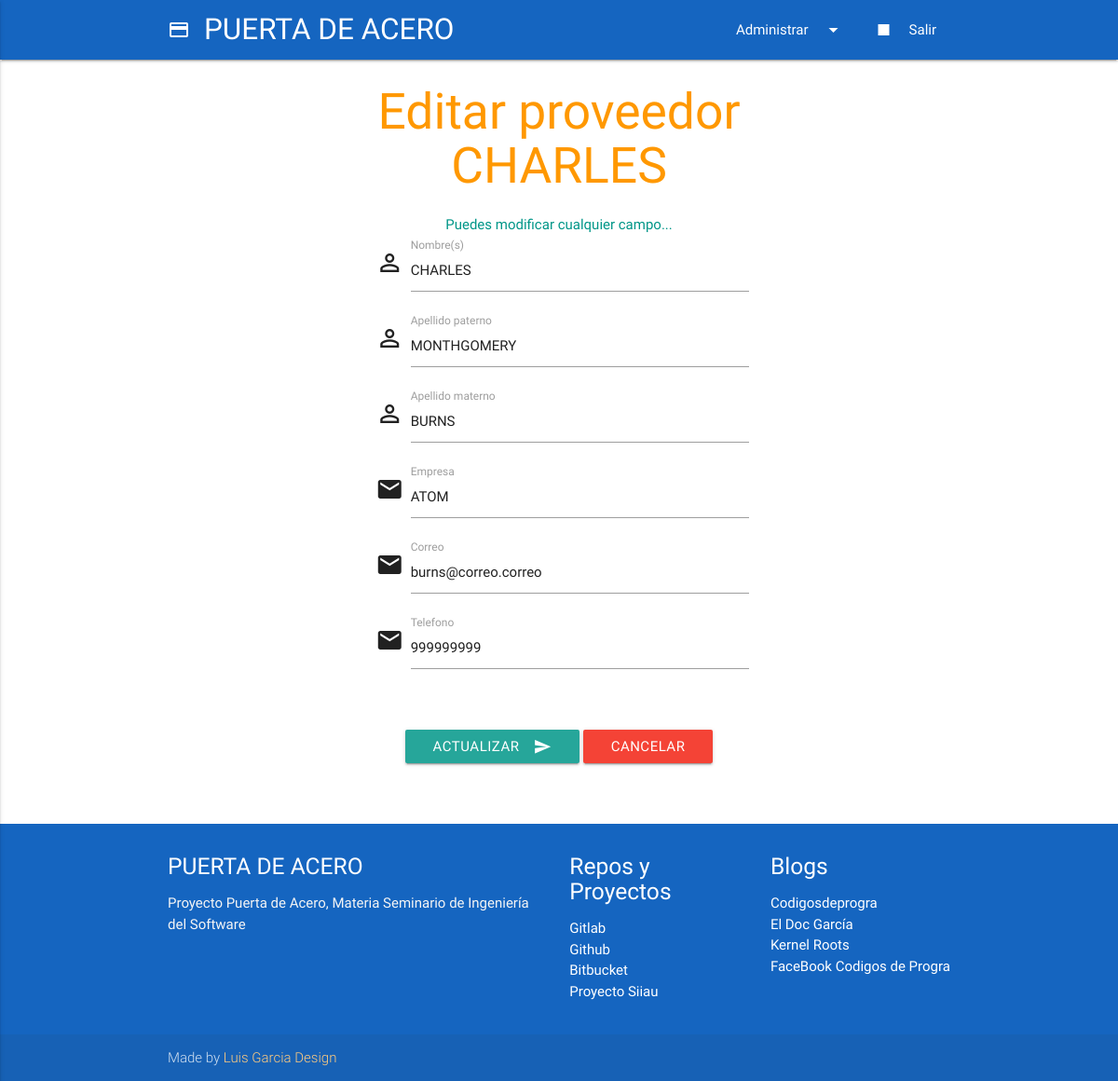
Screenshot of /proveedor_editar?id=1 (signed in) with the database file from the repository.
### tables this page shows
CREATE TABLE `proveedores` (
  `id` int(11) NOT NULL,
  `nombres` varchar(45) NOT NULL,
  `ape_paterno` varchar(45) NOT NULL,
  `ape_materno` varchar(45) NOT NULL,
  `empresa` varchar(45) NOT NULL,
  `correo` varchar(45) NOT NULL,
  `telefono` varchar(45) NOT NULL
);

### proveedor_editar.php (the view, shortened to what this page needs)
<?php
include('config/conexion.php');
include ('include/header.php');
$id_recibido = htmlspecialchars( mysqli_real_escape_string($enlace, $_GET['id']) );
$query = "SELECT * FROM proveedores WHERE id = ".$id_recibido;
$resultado = mysqli_query($enlace, $query);
$proveedor = $resultado->fetch_object();
?>
    <div class="container">
	    <div class="row">
        <?php if(isset($_SESSION['usuario'])) {
					if($_SESSION['tipo'] === "Administrador") { ?>
			<div class="col s3">
			</div>
			<div class="col 16 s6 center">
				<h2 class="header orange-text">Editar proveedor <?php if(isset($proveedor->nombres)) echo $proveedor->nombres; ?></h2>
				<p class="teal-text">Puedes modificar cualquier campo...</p>
				<form action="" method="POST">
					<div class="input-field">
					  <i class="material-icons prefix">perm_identity</i>
					  <input type="text" name="Nombres" id="Nombres" class="validate" value="<?php if(isset($proveedor->nombres)) echo $proveedor->nombres; ?>" required>
					  <label for="Nombres" data-error="Error" data-success="Correcto">Nombre(s)</label>
					</div>
					<div class="input-field">
					  <i class="material-icons prefix">perm_identity</i>
					  <input type="text" name="Ape_pat" id="Ape_pat" class="validate" value="<?php if(isset($proveedor->ape_paterno)) echo $proveedor->ape_paterno; ?>" required>
					  <label for="Ape_pat" data-error="Error" data-success="Correcto">Apellido paterno</label>
					</div>
					<div class="input-field">
					  <i class="material-icons prefix">perm_identity</i>
					  <input type="text" name="Ape_mat" id="Ape_mat" class="validate" value="<?php if(isset($proveedor->ape_materno)) echo $proveedor->ape_materno; ?>" required>
					  <label for="Ape_mat" data-error="Error" data-success="Correcto">Apellido materno</label>
					</div>
					<div class="input-field">
					  <i class="material-icons prefix">email</i>
					  <input type="text" name="Empresa" id="Empresa" class="validate" value="<?php if(isset($proveedor->empresa)) echo $proveedor->empresa; ?>" required>
					  <label for="Empresa" data-error="Error" data-success="Correcto">Empresa</label>
					</div>
					<div class="input-field">
					  <i class="material-icons prefix">email</i>
					  <input type="text" name="Correo" id="Correo" class="validate" value="<?php if(isset($proveedor->correo)) echo $proveedor->correo; ?>" required>
					  <label for="Correo" data-error="Error" data-success="Correcto">Correo</label>
					</div>
					<div class="input-field">
					  <i class="material-icons prefix">email</i>
					  <input type="text" name="Telefono" id="Telefono" class="validate" value="<?php if(isset($proveedor->telefono)) echo $proveedor->telefono; ?>" required>
					  <label for="Telefono" data-error="Error" data-success="Correcto">Telefono</label>
					</div>
					<br>
					<br>
					<button class="btn waves-effect waves-light" type="submit">Actualizar
						<i class="material-icons right">send</i>
					</button>
					<a href="ver_proveedores" class="btn waves-effect waves-light red" role="button">Cancelar</a>
					<br>
				</form>
			</div>
			<div class="col s3">
			</div>
		<?php 	}else{
					echo '<div class="card red center">
							<div class="card-content white-text">
		    					<p>ERROR NO tienes los permisos necesarios...</p>
		  					</div>
						</div>';
				}
		}else{
			echo '<div class="card red lighten-5 center">
					<div class="card-content red-text">
    					<p>Error, inicia session...</p>
  					</div>
				</div>';
		} ?>
      </div>
    </div>
<?php include('include/footer.php') ?>

### rows the page displays
proveedores: nombres "CHARLES", Nombres "CHARLES", Ape_pat "MONTHGOMERY", Ape_mat "BURNS", Empresa "ATOM", Correo "burns@correo.correo", Telefono "999999999"
